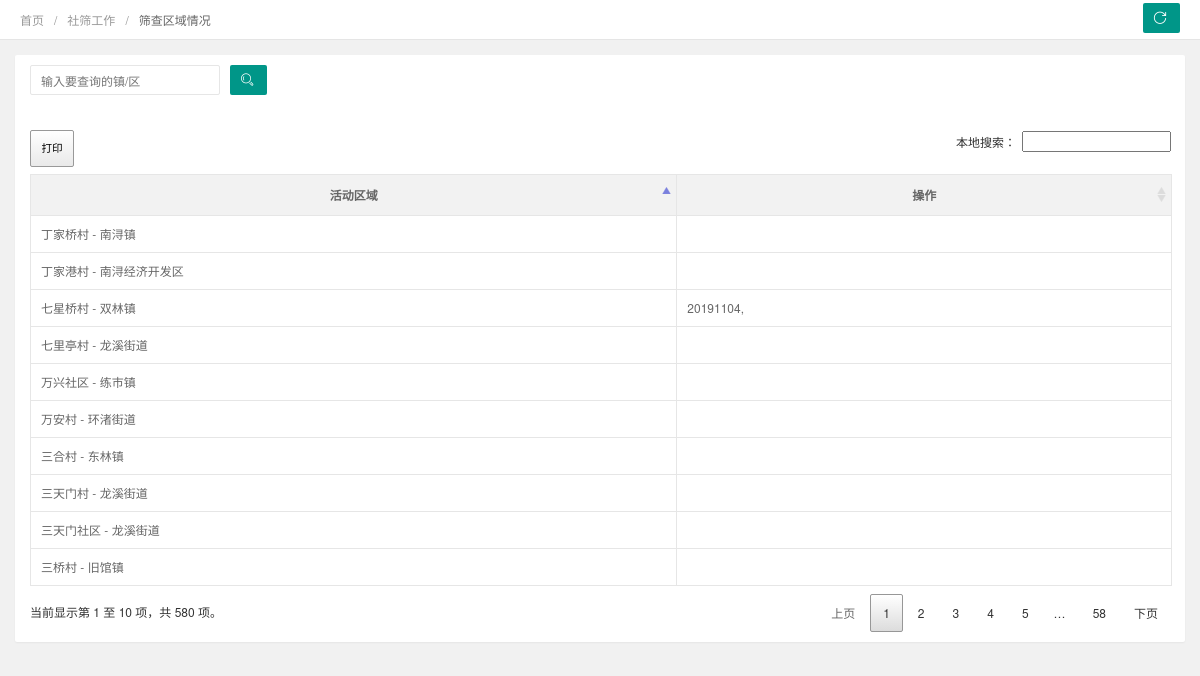
/region_list.php (signed in), run on the app's committed database.
### tables this page shows
CREATE TABLE "region_list" (
"rl_id"  INTEGER PRIMARY KEY AUTOINCREMENT NOT NULL,
"rl_vc_name"  TEXT(20),
"rl_township"  TEXT(20),
"rl_county"  TEXT(20),
"rl_ll"  TEXT(24)
);

CREATE TABLE "activities_list" (
"al_id"  INTEGER PRIMARY KEY AUTOINCREMENT NOT NULL,
"al_date"  TEXT(8),
"al_time"  TEXT(8),
"al_address"  TEXT(20),
"al_content"  TEXT(20),
"al_note"  TEXT(100)
);

### lib/Medoo.php (called while the page is built, shortened)
<?php
class Medoo
{
	public $pdo;
	protected $type;
	protected $prefix;
	protected $guid = 0;
	public function __construct(array $options)
	{
		if (isset($options[ 'database_type' ]))
		{
			$this->type = strtolower($options[ 'database_type' ]);
		}
		$option = isset($options[ 'option' ]) ? $options[ 'option' ] : [];
		$commands = (isset($options[ 'command' ]) && is_array($options[ 'command' ])) ? $options[ 'command' ] : [];
		if (isset($options[ 'dsn' ]))
		{
			if (is_array($options[ 'dsn' ]) && isset($options[ 'dsn' ][ 'driver' ]))
			{
				$attr = $options[ 'dsn' ];
			}
			else
			{
				throw new InvalidArgumentException('Invalid DSN option supplied');
			}
		}
		else
		{
			switch ($this->type)
			{
				case 'sqlite':
					$attr = [
						'driver' => 'sqlite',
						$options[ 'database_file' ]
					];
					break;
			}
		}
		$driver = $attr[ 'driver' ];
		unset($attr[ 'driver' ]);
		$stack = [];
		foreach ($attr as $key => $value)
		{
			$stack[] = is_int($key) ? $value : $key . '=' . $value;
		}
		$dsn = $driver . ':' . implode(';', $stack);
		try {
			$this->pdo = new PDO(
				$dsn,
				isset($options[ 'username' ]) ? $options[ 'username' ] : null,
				isset($options[ 'password' ]) ? $options[ 'password' ] : null,
				$option
			);
		}
		catch (PDOException $e) {
			throw new PDOException($e->getMessage());
		}
	}
	public function exec($query, $map = [])
	{
		$statement = $this->pdo->prepare($query);
		$this->statement = $statement;
		foreach ($map as $key => $value)
		{
			$statement->bindValue($key, $value[ 0 ], $value[ 1 ]);
		}
		$execute = $statement->execute();
		return $statement;
	}
	protected function isRaw($object)
	{
		return $object instanceof Raw;
	}
	protected function buildRaw($raw, &$map)
	{
		if (!$this->isRaw($raw))
		{
			return false;
		}
		$query = preg_replace_callback(
			'/((FROM|TABLE|INTO|UPDATE)\s*)?\<([a-zA-Z0-9_\.]+)\>/i',
			function ($matches)
			{
				if (!empty($matches[ 2 ]))
				{
					return $matches[ 2 ] . ' ' . $this->tableQuote($matches[ 3 ]);
				}
				return $this->columnQuote($matches[ 3 ]);
			},
			$raw->value);
		return $query;
	}
	protected function tableQuote($table)
	{
		return '"' . $this->prefix . $table . '"';
	}
	protected function mapKey()
	{
		return ':MeDoO_' . $this->guid++ . '_mEdOo';
	}
	protected function columnQuote($string)
	{
		return '"' . $string . '"';
	}
	protected function columnPush(&$columns, &$map, $root, $is_join = false)
	{
		if ($columns === '*')
		{
			return $columns;
		}
		$stack = [];
		return implode(',', $stack);
	}
	protected function dataImplode($data, &$map, $conjunctor)
	{
		$stack = [];
		foreach ($data as $key => $value)
		{
			$type = gettype($value);
			$map_key = $this->mapKey();
			if (
				is_int($key) &&
				preg_match('/([a-zA-Z0-9_\.]+)\[(?<operator>\>\=?|\<\=?|\!?\=)\]([a-zA-Z0-9_\.]+)/i', $value, $match)
			)
			{
				$stack[] = $this->columnQuote($match[ 1 ]) . ' ' . $match[ 'operator' ] . ' ' . $this->columnQuote($match[ 3 ]);
			}
			else
			{
				preg_match('/([a-zA-Z0-9_\.]+)(\[(?<operator>\>\=?|\<\=?|\!|\<\>|\>\<|\!?~|REGEXP)\])?/i', $key, $match);
				$column = $this->columnQuote($match[ 1 ]);
				if (isset($match[ 'operator' ]))
				{
					$operator = $match[ 'operator' ];
					if (in_array($operator, ['>', '>=', '<', '<=']))
					{
						$condition = $column . ' ' . $operator . ' ';
						if (is_numeric($value))
						{
							$condition .= $map_key;
							$map[ $map_key ] = [$value, is_float($value) ? PDO::PARAM_STR : PDO::PARAM_INT];
						}
						elseif ($raw = $this->buildRaw($value, $map))
						{
							$condition .= $raw;
						}
						else
						{
							$condition .= $map_key;
							$map[ $map_key ] = [$value, PDO::PARAM_STR];
						}
						$stack[] = $condition;
					}
					elseif ($operator === '~' || $operator === '!~')
					{
						if ($type !== 'array')
						{
							$value = [ $value ];
						}
						$connector = ' OR ';
						$data = array_values($value);
						$like_clauses = [];
						foreach ($value as $index => $item)
						{
							$item = strval($item);
							if (!preg_match('/(\[.+\]|_|%.+|.+%)/', $item))
							{
								$item = '%' . $item . '%';
							}
							$like_clauses[] = $column . ($operator === '!~' ? ' NOT' : '') . ' LIKE ' . $map_key . 'L' . $index;
							$map[ $map_key . 'L' . $index ] = [$item, PDO::PARAM_STR];
						}
						$stack[] = '(' . implode($connector, $like_clauses) . ')';
					}
					elseif ($operator === 'REGEXP')
					{
						$stack[] = $column . ' REGEXP ' . $map_key;
						$map[ $map_key ] = [$value, PDO::PARAM_STR];
					}
				}
			}
		}
		return implode($conjunctor . ' ', $stack);
	}
	protected function whereClause($where, &$map)
	{
		$where_clause = '';
		if (is_array($where))
		{
			$conditions = array_diff_key($where, array_flip(
				['GROUP', 'ORDER', 'HAVING', 'LIMIT', 'LIKE', 'MATCH']
			));
			if (!empty($conditions))
			{
				$where_clause = ' WHERE ' . $this->dataImplode($conditions, $map, ' AND');
			}
			if (isset($where[ 'GROUP' ]))
			{
				$GROUP = $where[ 'GROUP' ];
				if (is_array($GROUP))
				{
					$stack = [];
					foreach ($GROUP as $column => $value)
					{
						$stack[] = $this->columnQuote($value);
					}
					$where_clause .= ' GROUP BY ' . implode(',', $stack);
				}
				elseif ($raw = $this->buildRaw($GROUP, $map))
				{
					$where_clause .= ' GROUP BY ' . $raw;
				}
				else
				{
					$where_clause .= ' GROUP BY ' . $this->columnQuote($GROUP);
				}
			}
		}
		elseif ($raw = $this->buildRaw($where, $map))
		{
			$where_clause .= ' ' . $raw;
		}
		return $where_clause;
	}
	protected function selectContext($table, &$map, $join, &$columns = null, $where = null, $column_fn = null)
	{
		preg_match('/(?<table>[a-zA-Z0-9_]+)\s*\((?<alias>[a-zA-Z0-9_]+)\)/i', $table, $table_match);
		if (isset($table_match[ 'table' ], $table_match[ 'alias' ]))
		{
			$table = $this->tableQuote($table_match[ 'table' ]);
			$table_query = $table . ' AS ' . $this->tableQuote($table_match[ 'alias' ]);
		}
		else
		{
			$table = $this->tableQuote($table);
			$table_query = $table;
		}
		$is_join = false;
		$join_key = is_array($join) ? array_keys($join) : null;
		if (
			isset($join_key[ 0 ]) &&
			strpos($join_key[ 0 ], '[') === 0
		)
		{
			$is_join = true;
			$table_query .= ' ' . $this->buildJoin($table, $join);
		}
		else
		{
			if (is_null($columns))
			{
				if (
					!is_null($where) ||
					(is_array($join) && isset($column_fn))
				)
				{
					$where = $join;
					$columns = null;
				}
				else
				{
					$where = null;
					$columns = $join;
				}
			}
			else
			{
				$where = $columns;
				$columns = $join;
			}
		}
		if (isset($column_fn))
		{
			if ($column_fn === 1)
			{
				$column = '1';
				if (is_null($where))
				{
					$where = $columns;
				}
			}
			elseif ($raw = $this->buildRaw($column_fn, $map))
			{
				$column = $raw;
			}
			else
			{
				if (empty($columns) || $this->isRaw($columns))
				{
					$columns = '*';
					$where = $join;
				}
				$column = $column_fn . '(' . $this->columnPush($columns, $map, true) . ')';
			}
		}
		else
		{
			$column = $this->columnPush($columns, $map, true, $is_join);
		}
		return 'SELECT ' . $column . ' FROM ' . $table_query . $this->whereClause($where, $map);
	}
	protected function columnMap($columns, &$stack, $root)
	{
		if ($columns === '*')
		{
			return $stack;
		}
		return $stack;
	}
	public function select($table, $join, $columns = null, $where = null)
	{
		$map = [];
		$result = [];
		$column_map = [];
		$index = 0;
		$column = $where === null ? $join : $columns;
		$query = $this->exec($this->selectContext($table, $map, $join, $columns, $where), $map);
		$this->columnMap($columns, $column_map, true);
		if ($columns === '*')
		{
			return $query->fetchAll(PDO::FETCH_ASSOC);
		}
		return $result;
	}
}

### _conn.php (called while the page is built, shortened)
<?php
require_once ("lib/Medoo.php");
$db = new Medoo([
    'database_type' => 'sqlite',
    'database_file' => 'lib/ems.db'
]);
?>

### region_list.php (the view, shortened to what this page needs)
<?php
require_once ("_conn.php");
require_once ("_meta.php");
if(@$_GET["r_t"] == ''){
	$rds = $db->select("region_list","*");
}else{
	$rds = $db->select("region_list","*",["rl_township" => $_GET["r_t"]]);
}
?>
<link rel="stylesheet" href="./css/jqueryui.css">
</head>
<body>
	<div class="x-nav">
		<span class="layui-breadcrumb">
			<a href="">首页</a>
			<a href="">社筛工作</a>
			<a><cite>筛查区域情况</cite></a>
		</span>
		<a class="layui-btn layui-btn-small" style="line-height:1.6em;margin-top:3px;float:right" onclick="location.reload()" title="刷新">
			<i class="layui-icon layui-icon-refresh" style="line-height:30px"></i></a>
		</div>
		<div class="layui-fluid">
			<div class="layui-row layui-col-space15">
				<div class="layui-col-md12">
					<div class="layui-card">
						<div class="layui-card-body ">
						<form class="layui-form" action="region_list.php" method="get">
							<div class="layui-form-item">
					          <div class="layui-input-inline" >
					            <input type="text" name="r_t" id="r_t" class="layui-input" autocomplete="off" placeholder="输入要查询的镇/区">
					          </div>
					          <div class="layui-input-inline" >
						           <button class="layui-btn"  lay-submit="" lay-filter="sreach"><i class="layui-icon">&#xe615;</i></button>
					          </div>
					        </div>
					    </form>
						</div>
						<div class="layui-card-body layui-table-body layui-table-main">
							<table class="layui-table layui-form">
								<thead>
									<tr>
										<th>活动区域</th>
										<th>操作</th>
									</tr>
								</thead>
								<tbody>
									<?php
									if ($rds == ""){
										echo "无数据";
									}else{
										foreach($rds as $rd){
											echo "<tr class='text-c'>";
											echo "<td>".$rd['rl_vc_name']." - ".$rd['rl_township']."</td>";
											echo "<td>";
												$ras = $db->select("activities_list","*",["al_address[~]" => $rd['rl_vc_name']]);
												foreach($ras as $ra){
													echo $ra['al_date'].",";
												}
											echo "</td>";
											echo "</tr>";
										}
									}
									?>
								</tbody>
							</table>
						</div>
					</div>
				</div>
			</div>
		</div>
	</body>
	</html>

### css/xadmin.css (style rules this page uses)
* { margin: 0px; padding: 0px; font-family: "Helvetica Neue", Helvetica, Arial, sans-serif; }
a { text-decoration: none; }
html { width: 100%; height: 100%; overflow-x:hidden; overflow-y:auto; }
body { width: 100%; min-height: 100%; background: #f1f1f1; }
.layui-fluid { padding:15px; }
.x-nav { padding: 0 20px; position: relative; z-index: 99; border-bottom: 1px solid #e5e5e5; line-height: 39px; height: 39px; overflow: hidden; background: #fff; }
.layui-table td, .layui-table th { min-width: 80px; }
table th, table td { word-break: break-all; }
.x-admin-sm { font-size: 12px; }
.x-admin-sm body { font-size: 12px; }
.x-admin-sm .layui-table td, .x-admin-sm .layui-table th { font-size: 12px; }
.x-admin-sm .layui-icon { font-size: 14px; }
.x-admin-sm .layui-breadcrumb>* { font-size: 12px; }
.x-admin-sm .layui-btn,.x-admin-sm .layui-btn-xs,.x-admin-sm .layui-btn-sm { font-size: 12px; }
.x-admin-sm .layui-btn { height: 30px; line-height: 30px; padding: 0 10px; }
.x-admin-sm .layui-input,.x-admin-sm .layui-select,.x-admin-sm .layui-textarea { height: 30px; }

### data on the page
region_list: rl_vc_name "三合村", rl_township "东林镇"
region_list: rl_vc_name "万安村", rl_township "环渚街道"
region_list: rl_vc_name "丁家港村", rl_township "南浔经济开发区"
region_list: rl_vc_name "丁家桥村", rl_township "南浔镇"
region_list: rl_vc_name "万兴社区", rl_township "练市镇"
region_list: rl_vc_name "三桥村", rl_township "旧馆镇"
region_list: rl_vc_name "七星桥村", rl_township "双林镇"
activities_list: al_date "20191104"
region_list: rl_vc_name "七里亭村", rl_township "龙溪街道"
region_list: rl_vc_name "三天门村", rl_township "龙溪街道"
region_list: rl_vc_name "三天门社区", rl_township "龙溪街道"
